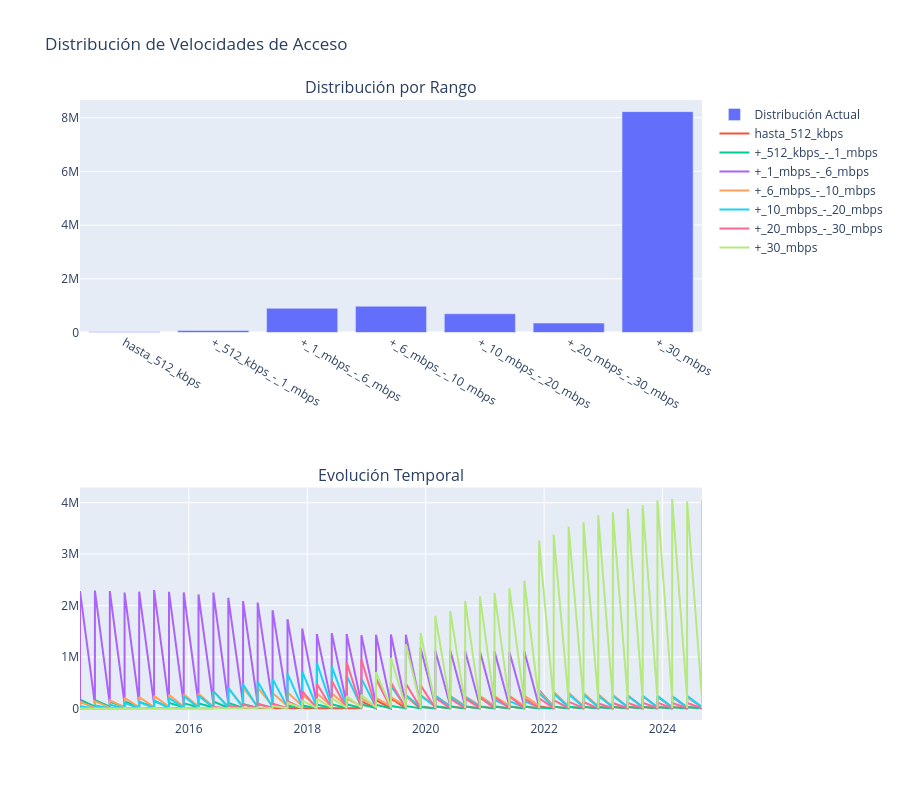

Notebook cell for this chart:
### Markdown cell above
## 4. Análisis de Velocidades por Rango

### Code cell
# Crear columna de fecha para el dataset de accesos por velocidad
datasets['accesos_velocidad']['fecha'] = pd.to_datetime(
    datasets['accesos_velocidad']['año'].astype(str) + '-' + 
    (datasets['accesos_velocidad']['trimestre'] * 3).astype(str).str.zfill(2) + '-01'
)

# Crear figura con subplots
fig = make_subplots(rows=2, cols=1,
                    subplot_titles=('Distribución por Rango', 'Evolución Temporal'))

# Obtener el último período
ultimo_periodo = datasets['accesos_velocidad']['fecha'].max()

# Gráfico de distribución por rango
datos_actuales = datasets['accesos_velocidad'][datasets['accesos_velocidad']['fecha'] == ultimo_periodo]
rangos = [col for col in datos_actuales.columns if 'mbps' in col.lower() or 'kbps' in col.lower()]

fig.add_trace(
    go.Bar(x=rangos,
           y=datos_actuales[rangos].sum(),
           name='Distribución Actual'),
    row=1, col=1
)

# Gráfico de evolución temporal
for rango in rangos:
    fig.add_trace(
        go.Scatter(x=datasets['accesos_velocidad']['fecha'],
                  y=datasets['accesos_velocidad'][rango],
                  mode='lines',
                  name=rango),
        row=2, col=1
    )

# Actualizar layout
fig.update_layout(
    height=800,
    title_text="Distribución de Velocidades de Acceso",
    showlegend=True
)

fig.show()

### Figure 1 — Plotly figure (JSON) as saved in the notebook; plotly's stock layout.template omitted (floating-point values rounded to 4 significant figures; data arrays with more than 128 entries replaced by an {"elided": "..."} marker saying what was removed)
{"data": [{"name": "Distribución Actual", "type": "bar", "x": ["hasta_512_kbps", "+_512_kbps_-_1_mbps", "+_1_mbps_-_6_mbps", "+_6_mbps_-_10_mbps", "+_10_mbps_-_20_mbps", "+_20_mbps_-_30_mbps", "+_30_mbps"], "xaxis": "x", "y": [29708, 71742, 900253, 978108, 697232, 350290, 8224736], "yaxis": "y"}, {"mode": "lines", "name": "hasta_512_kbps", "type": "scatter", "x": {"elided": "1024 str values"}, "xaxis": "x2", "y": {"elided": "1024 int values"}, "yaxis": "y2"}, {"mode": "lines", "name": "+_512_kbps_-_1_mbps", "type": "scatter", "x": {"elided": "1024 str values"}, "xaxis": "x2", "y": {"elided": "1024 int values"}, "yaxis": "y2"}, {"mode": "lines", "name": "+_1_mbps_-_6_mbps", "type": "scatter", "x": {"elided": "1024 str values"}, "xaxis": "x2", "y": {"elided": "1024 int values"}, "yaxis": "y2"}, {"mode": "lines", "name": "+_6_mbps_-_10_mbps", "type": "scatter", "x": {"elided": "1024 str values"}, "xaxis": "x2", "y": {"elided": "1024 int values"}, "yaxis": "y2"}, {"mode": "lines", "name": "+_10_mbps_-_20_mbps", "type": "scatter", "x": {"elided": "1024 str values"}, "xaxis": "x2", "y": {"elided": "1024 int values"}, "yaxis": "y2"}, {"mode": "lines", "name": "+_20_mbps_-_30_mbps", "type": "scatter", "x": {"elided": "1024 str values"}, "xaxis": "x2", "y": {"elided": "1024 int values"}, "yaxis": "y2"}, {"mode": "lines", "name": "+_30_mbps", "type": "scatter", "x": {"elided": "1024 str values"}, "xaxis": "x2", "y": {"elided": "1024 int values"}, "yaxis": "y2"}], "layout": {"annotations": [{"font": {"size": 16}, "showarrow": false, "text": "Distribución por Rango", "x": 0.5, "xanchor": "center", "xref": "paper", "y": 1, "yanchor": "bottom", "yref": "paper"}, {"font": {"size": 16}, "showarrow": false, "text": "Evolución Temporal", "x": 0.5, "xanchor": "center", "xref": "paper", "y": 0.375, "yanchor": "bottom", "yref": "paper"}], "height": 800, "showlegend": true, "title": {"text": "Distribución de Velocidades de Acceso"}, "xaxis": {"anchor": "y", "domain": [0, 1]}, "xaxis2": {"anchor": "y2", "domain": [0, 1]}, "yaxis": {"anchor": "x", "domain": [0.625, 1]}, "yaxis2": {"anchor": "x2", "domain": [0, 0.375]}}}
